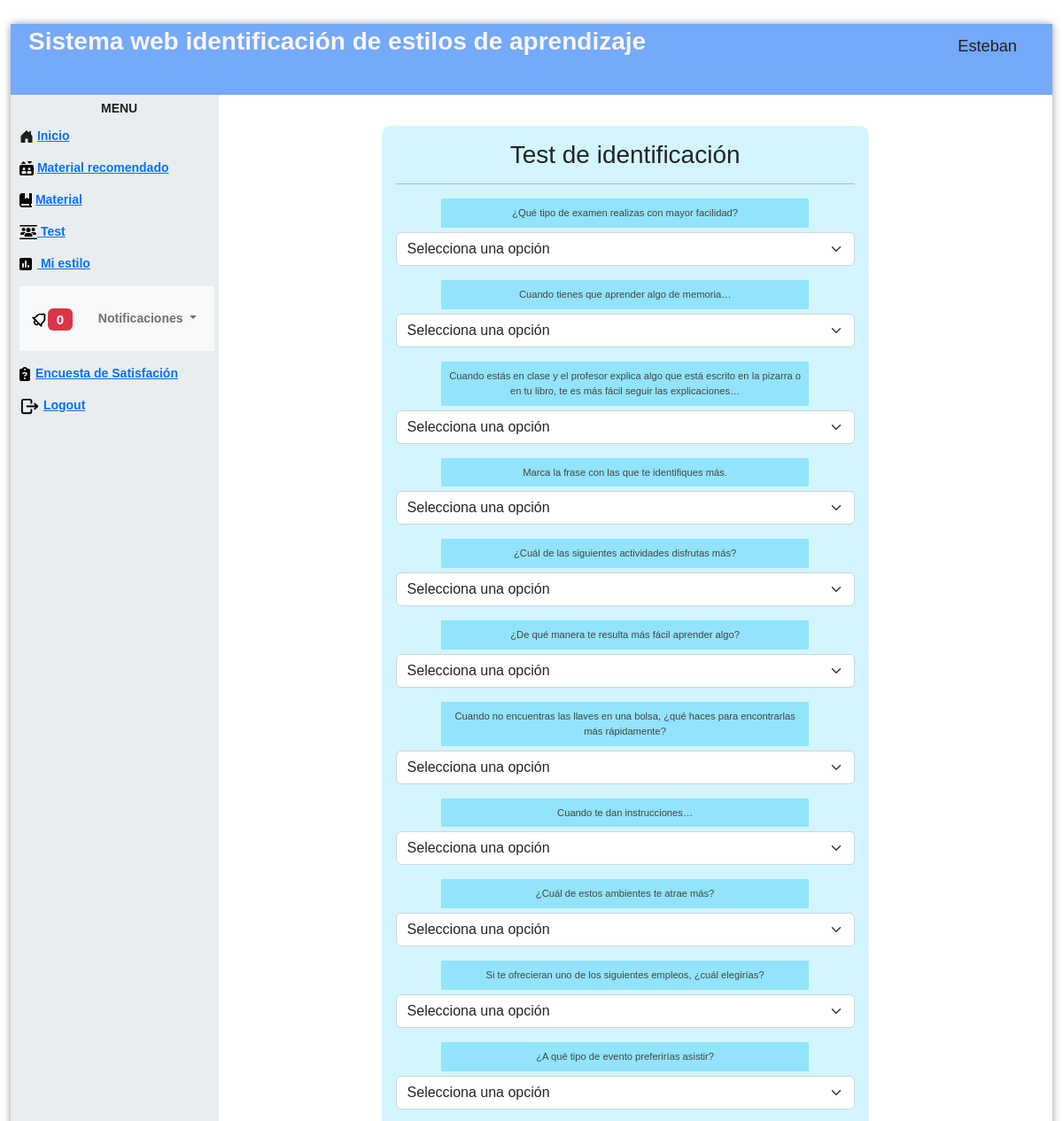
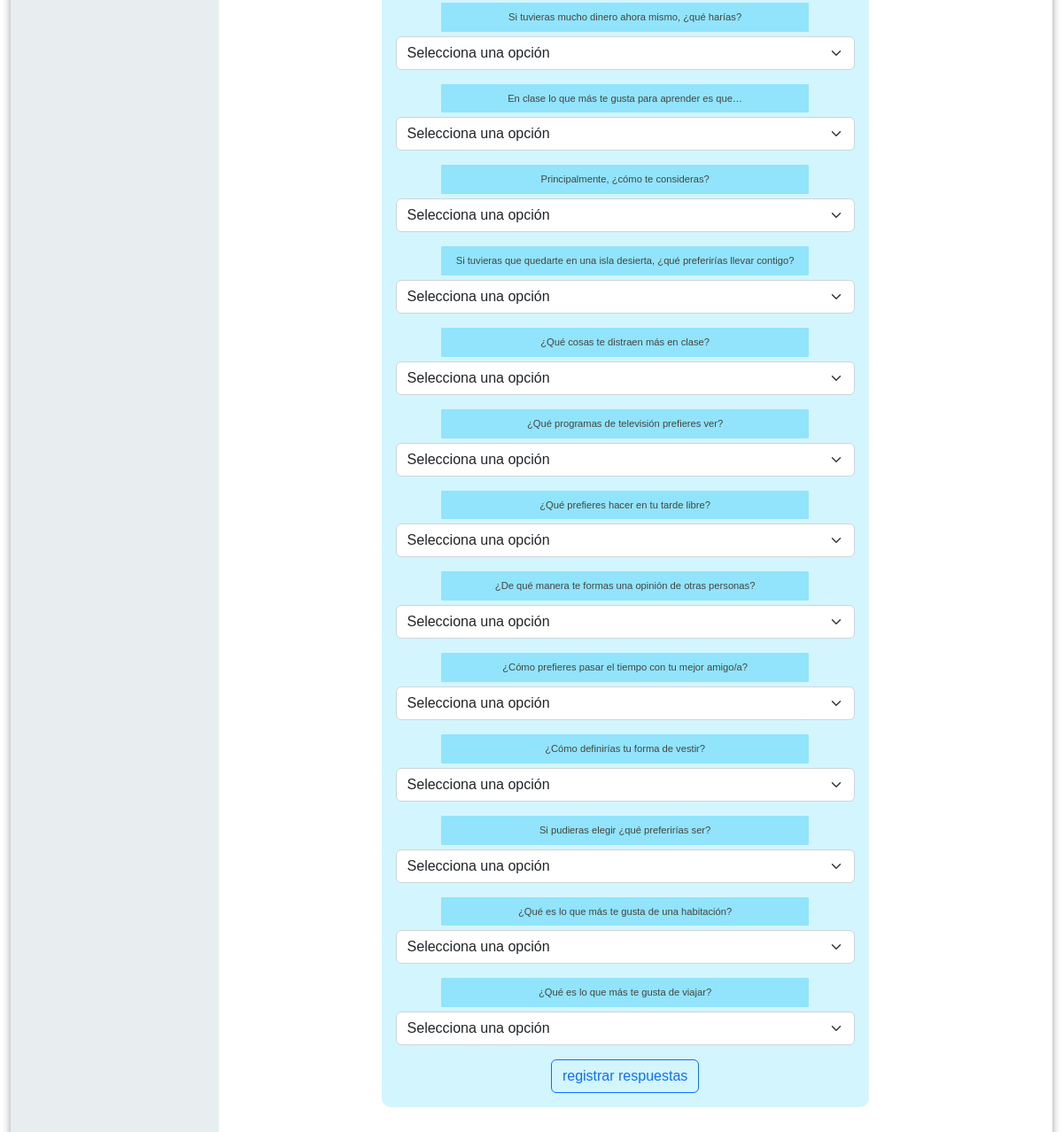
Page /respuestas.php (signed in) on the committed database (2 pictures, top to bottom).
### tables this page shows
CREATE TABLE `pregunta` (
  `idpreguntas` int(11) NOT NULL,
  `descripción_p` varchar(300) NOT NULL
);

### respuestas.php (the view, shortened to what this page needs)
<?php
   include "modelo/conexion.php";
   $idE = $_SESSION["idA"];
    $sql = "SELECT COUNT(*) as cantidad_notificaciones FROM notificaciones
         WHERE idEst = $idE AND estado = 'sin revisar'";
   $result = $conexion->query($sql);
    if ($result->num_rows > 0) {
        $row = $result->fetch_assoc();
        $cantidad_notificaciones = $row['cantidad_notificaciones'];
    } else {
        $cantidad_notificaciones = 0;
    }
   ?>
<!DOCTYPE html>
<html lang="en">
   <head>
      <link href="https://cdn.jsdelivr.net/npm/bootstrap@5.2.2/dist/css/bootstrap.min.css" rel="stylesheet">
      <link href='css/nav.css' rel='stylesheet' type='text/css'>
      <link href='css/formulario.css' rel='stylesheet' type='text/css'>
   </head>
   <body>
      <div class="page">
      <div class="pageHeader">
         <div class="title">Sistema web identificación de estilos de aprendizaje</div>
         <div class="userPanel"><span class="username"><?php   echo  $_SESSION["nombre"];
            ?></span></div>
      </div>
      <div class="main">
         <div class="nav">
            <div class="menu">
               <div class="title">
                  <center>Menu</center>
               </div>
               <ul>
                  <li>
                     <a href="controlador/loginrol.php"> Inicio
                     <a>
                  </li>
                  <li>
                  <a href="MaterialEstCom.php">Material recomendado<a></li>
                  <li> <a href="MaterialEst.php"> Material<a> </li>
                  <li><a href="respuestas.php"> Test<a></li>
                  <li><a href="resultadoVistaEstudiante.php"> Mi estilo<a>
                  </li>
                  <li>
                  <nav class="navbar navbar-expand-lg navbar-light bg-light">
                  <div class="container-fluid">
                  <a class="navbar-brand" href="#"><span class="badge bg-danger"><?php echo $cantidad_notificaciones; ?></span></a>
                  <div class="collapse navbar-collapse" id="navbarNavDropdown">
                  <ul class="navbar-nav">
                  <li class="nav-item dropdown">
                  <a class="nav-link dropdown-toggle" href="#" id="navbarDropdownMenuLink" role="button" data-bs-toggle="dropdown" aria-expanded="false">
                  Notificaciones
                  </a>
                  </li>
                  </ul>
                  </div>
                  </div>
                  </nav>
                  </li>
                  <li>
                     <a href="encuesta.php"> Encuesta de Satisfación<a>
                  </li>
                  <li>
                     <a href="controlador/cerrarsesion.php"> Logout<a>
                  </li>
               </ul>
            </div>
         </div>
         <div class="view">
            <div class="container-fluid row">
               <form  class=" col-10 p-3 formulario" method="POST"  >
                  <h3>Test de identificación</h3>
                  <hr    color="#000000";>
                  <?php
                     include "modelo/conexion.php";
                     $Npreguntas = 0;
                     $sql = $conexion->query("SELECT * FROM pregunta");
                     while($datos = $sql->fetch_object()){
                       $Npreguntas++;
                     ?>
                  <div class="mb-3">
                     <label for="exampleInputEmail1" class="input_textual"><?= $datos->descripción_p ?></label>
                     <select class="form-select" name="categoria<?= $Npreguntas ?>" id="categoria" required>
                        <option value="">Selecciona una opción</option>
                     </select>
                  </div>
                  <?php
                     }
                     ?>
                  <button type="submit" class="btn btn-outline-primary" name="btnregistrar" value="ok">registrar respuestas</button>
               </form>
            </div>
         </div>
      </div>
   </body>
</html>

### css/nav.css (style rules this page uses)
html { background-image: url(http://www.ultraimg.com/images/2UeGfhZ.jpg); }
body { padding: 0px; margin: 0px; font-family: "Open Sans"; font-size: 14px; }
.page { position: absolute; width: 98%; height: 98%; left: 1%; top: 1%; background-color: rgba(255, 255, 255, 0.7); -moz-border-radius: 4px; -webkit-border-radius: 4px; border-radius: 4px; -moz-box-shadow: 0 0 10px 0 rgba(0, 0, 0, 0.4); -webkit-box-shadow: 0 0 10px 0 rgba(0, 0, 0, 0.4); box-shadow: 0 0 10px 0 rgba(0, 0, 0, 0.4); }
.pageHeader { width: 100%; height: 80px; line-height: 50px; background-color: #75a9f9; color: rgb(250, 246, 246); -moz-box-sizing: border-box; -webkit-box-sizing: border-box; box-sizing: border-box; padding: 5px 20px; vertical-align: middle; }
.pageHeader .title { width: 70%; float: left; line-height: 30px; font-size: 2em; font-weight: 700; }
.pageHeader .userPanel { width: 30%; float: right; }
.pageHeader .userPanel .username { float: right; line-height: 40px; padding: 0px 20px; font-weight: 400; font-size: 1.3em; color:#201f1f; }
.main { position: relative; width: 100%; height: 100%; clear: both; background-color: white; }
.main .nav { width: 20%; height: 100%; float: left; background-color: rgba(227, 234, 235, 0.8); }
.main .nav .menu { width: 100%; margin: 5px; color: #201f1f; }
.main .nav .menu .title { font-weight: 700; font-size: 1em; text-transform: uppercase; }
.main .nav .menu ul { padding-left: 0px; }
.main .nav .menu ul li { cursor: pointer; list-style: none; margin: 5px 0px; padding: 5px 0px; font-weight: 600; margin-right: 10px; padding-left: 5px; -moz-border-radius: 4px; -webkit-border-radius: 4px; border-radius: 4px; transition: 0.25s all; }
.main .view { position: relative; overflow: hidden; }
.main .view ,img { float: right; padding-top: 3%; width: 80%; }
.view ,table { align-items: center; }

### css/formulario.css (style rules this page uses)
* { transition: .4s; box-sizing: border-box; font-family: 'arial'; }
body { background: rgba(255, 255, 255, 0.8); }
.formulario { width: 60%; margin: auto; text-align: center; background: #4dd7fa3f; padding-top: 30px; border-radius: 10px; }
.formulario .input_textual { display: block; padding: 7px 7px; margin: auto; margin-bottom: 5px; width: 80%; border: 1px solid #91e4fb; border-radius: 1px; color: #444; font-size: 0.8em; background:#91e4fb; }

### rows in the picture
pregunta: descripción_p "¿Qué tipo de examen realizas con mayor facilidad?"
pregunta: descripción_p "Cuando tienes que aprender algo de memoria…"
pregunta: descripción_p "Cuando estás en clase y el profesor explica algo que está escrito en la pizarra o en tu libro, te es más fácil seguir las explicaciones…"
pregunta: descripción_p "Marca la frase con las que te identifiques más."
pregunta: descripción_p "¿Cuál de las siguientes actividades disfrutas más?"
pregunta: descripción_p "¿De qué manera te resulta más fácil aprender algo?"
pregunta: descripción_p "Cuando no encuentras las llaves en una bolsa, ¿qué haces para encontrarlas más rápidamente?"
pregunta: descripción_p "Cuando te dan instrucciones…"
pregunta: descripción_p "¿Cuál de estos ambientes te atrae más?"
pregunta: descripción_p "Si te ofrecieran uno de los siguientes empleos, ¿cuál elegirías?"
pregunta: descripción_p "¿A qué tipo de evento preferirías asistir?"
pregunta: descripción_p "Si tuvieras mucho dinero ahora mismo, ¿qué harías?"
pregunta: descripción_p "En clase lo que más te gusta para aprender es que…"
pregunta: descripción_p "Principalmente, ¿cómo te consideras?"
pregunta: descripción_p "Si tuvieras que quedarte en una isla desierta, ¿qué preferirías llevar contigo?"
pregunta: descripción_p "¿Qué cosas te distraen más en clase?"
pregunta: descripción_p "¿Qué programas de televisión prefieres ver?"
pregunta: descripción_p "¿Qué prefieres hacer en tu tarde libre?"
pregunta: descripción_p "¿De qué manera te formas una opinión de otras personas?"
pregunta: descripción_p "¿Cómo prefieres pasar el tiempo con tu mejor amigo/a?"
pregunta: descripción_p "¿Cómo definirías tu forma de vestir?"
pregunta: descripción_p "Si pudieras elegir ¿qué preferirías ser?"
pregunta: descripción_p "¿Qué es lo que más te gusta de una habitación?"
pregunta: descripción_p "¿Qué es lo que más te gusta de viajar?"

### other values in the picture
$_SESSION["nombre"] "Esteban"
$cantidad_notificaciones "0"
